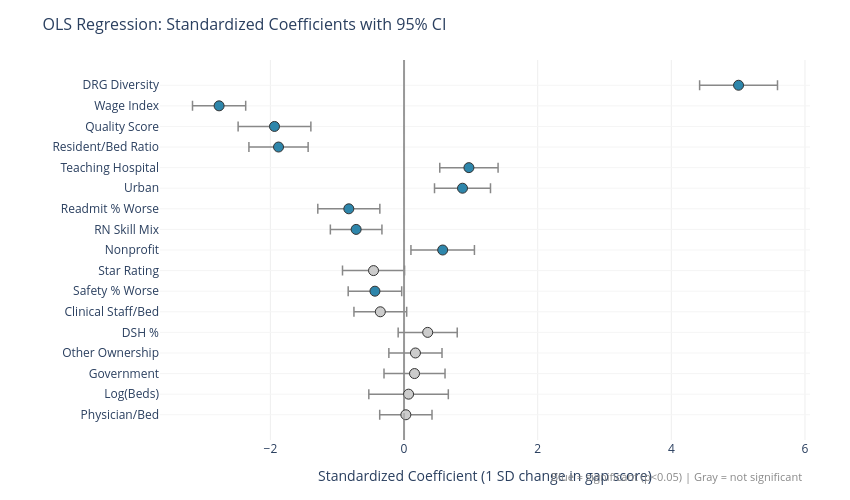

Notebook code for this chart:
### Markdown cell above
## Chart 8: OLS Coefficient Forest Plot

### Code cell
# Forest plot of standardized coefficients with 95% CI
coef_vals = ols.coef_
coef_se = se_beta[1:]  # skip intercept
ci_lower = coef_vals - 1.96 * coef_se
ci_upper = coef_vals + 1.96 * coef_se
pvals = p_values[1:]

# Sort by absolute coefficient
sort_idx = np.argsort(np.abs(coef_vals))
sorted_labels = [enriched_labels[i] for i in sort_idx]
sorted_coefs = coef_vals[sort_idx]
sorted_ci_low = ci_lower[sort_idx]
sorted_ci_up = ci_upper[sort_idx]
sorted_pvals = pvals[sort_idx]

# Color by significance
colors = ['#2E86AB' if pv < 0.05 else '#cccccc' for pv in sorted_pvals]

fig8 = go.Figure()

# Error bars (CI)
fig8.add_trace(go.Scatter(
    x=sorted_coefs, y=sorted_labels,
    mode='markers',
    marker=dict(size=10, color=colors, line=dict(width=1, color='#333')),
    error_x=dict(
        type='data',
        symmetric=False,
        array=sorted_ci_up - sorted_coefs,
        arrayminus=sorted_coefs - sorted_ci_low,
        color='#888', thickness=1.5, width=5
    ),
    hovertemplate='%{y}<br>Coef: %{x:.3f}<br>CI: [%{customdata[0]:.3f}, %{customdata[1]:.3f}]<br>p=%{customdata[2]:.4f}<extra></extra>',
    customdata=np.column_stack([sorted_ci_low, sorted_ci_up, sorted_pvals])
))

# Zero line
fig8.add_vline(x=0, line_dash='dash', line_color='#999', line_width=1)

fig8.update_layout(
    title=dict(text='OLS Regression: Standardized Coefficients with 95% CI', font=dict(size=16)),
    xaxis_title='Standardized Coefficient (1 SD change in gap score)',
    height=500, width=850,
    margin=dict(l=160, r=40, t=60, b=60),
    plot_bgcolor='white',
    showlegend=False,
    xaxis=dict(gridcolor='#eee', zeroline=True, zerolinecolor='#999'),
    yaxis=dict(gridcolor='#f5f5f5'),
    annotations=[dict(x=0.99, y=-0.12, xref='paper', yref='paper',
                      text='Blue = significant (p<0.05) | Gray = not significant',
                      showarrow=False, font=dict(size=11, color='#888'))]
)

fig8.write_html(CHART_DIR / 'chart8_ols_coefficients.html', include_plotlyjs='cdn', full_html=False)
fig8.show()
print('Saved chart8_ols_coefficients.html')

### Figure 1 — Plotly figure (JSON) as saved in the notebook; plotly's stock layout.template omitted (floating-point values rounded to 4 significant figures)
{"data": [{"customdata": [[-0.3643, 0.4184, 0.8922], [-0.527, 0.6626, 0.8233], [-0.2999, 0.6134, 0.5011], [-0.2272, 0.5682, 0.4009], [-0.08798, 0.796, 0.1166], [-0.7498, 0.03972, 0.07803], [-0.8359, -0.03517, 0.03307], [-0.921, 0.007824, 0.05408], [0.1033, 1.053, 0.01709], [-1.103, -0.3309, 0.0002761], [-1.291, -0.3621, 0.0004925], [0.4559, 1.294, 4.362e-05], [0.5346, 1.407, 1.333e-05], [-2.321, -1.435, 1.445e-16], [-2.483, -1.394, 3.613e-12], [-3.166, -2.37, 4.196e-41], [4.423, 5.589, 7.123e-61]], "error_x": {"array": [0.3913, 0.5948, 0.4567, 0.3977, 0.442, 0.3948, 0.4004, 0.4644, 0.4751, 0.3859, 0.4643, 0.4189, 0.4363, 0.4431, 0.5444, 0.398, 0.5828], "arrayminus": [0.3913, 0.5948, 0.4567, 0.3977, 0.442, 0.3948, 0.4004, 0.4644, 0.4751, 0.3859, 0.4643, 0.4189, 0.4363, 0.4431, 0.5444, 0.398, 0.5828], "color": "#888", "symmetric": false, "thickness": 1.5, "type": "data", "width": 5}, "hovertemplate": "%{y}<br>Coef: %{x:.3f}<br>CI: [%{customdata[0]:.3f}, %{customdata[1]:.3f}]<br>p=%{customdata[2]:.4f}<extra></extra>", "marker": {"color": ["#cccccc", "#cccccc", "#cccccc", "#cccccc", "#cccccc", "#cccccc", "#2E86AB", "#cccccc", "#2E86AB", "#2E86AB", "#2E86AB", "#2E86AB", "#2E86AB", "#2E86AB", "#2E86AB", "#2E86AB", "#2E86AB"], "line": {"color": "#333", "width": 1}, "size": 10}, "mode": "markers", "type": "scatter", "x": [0.02706, 0.06779, 0.1568, 0.1705, 0.354, -0.355, -0.4355, -0.4566, 0.5783, -0.7168, -0.8264, 0.8748, 0.971, -1.878, -1.939, -2.768, 5.006], "y": ["Physician/Bed", "Log(Beds)", "Government", "Other Ownership", "DSH %", "Clinical Staff/Bed", "Safety % Worse", "Star Rating", "Nonprofit", "RN Skill Mix", "Readmit % Worse", "Urban", "Teaching Hospital", "Resident/Bed Ratio", "Quality Score", "Wage Index", "DRG Diversity"]}], "layout": {"annotations": [{"font": {"color": "#888", "size": 11}, "showarrow": false, "text": "Blue = significant (p<0.05) | Gray = not significant", "x": 0.99, "xref": "paper", "y": -0.12, "yref": "paper"}], "height": 500, "margin": {"b": 60, "l": 160, "r": 40, "t": 60}, "plot_bgcolor": "white", "shapes": [{"line": {"color": "#999", "dash": "dash", "width": 1}, "type": "line", "x0": 0, "x1": 0, "xref": "x", "y0": 0, "y1": 1, "yref": "y domain"}], "showlegend": false, "title": {"font": {"size": 16}, "text": "OLS Regression: Standardized Coefficients with 95% CI"}, "width": 850, "xaxis": {"gridcolor": "#eee", "title": {"text": "Standardized Coefficient (1 SD change in gap score)"}, "zeroline": true, "zerolinecolor": "#999"}, "yaxis": {"gridcolor": "#f5f5f5"}}}
